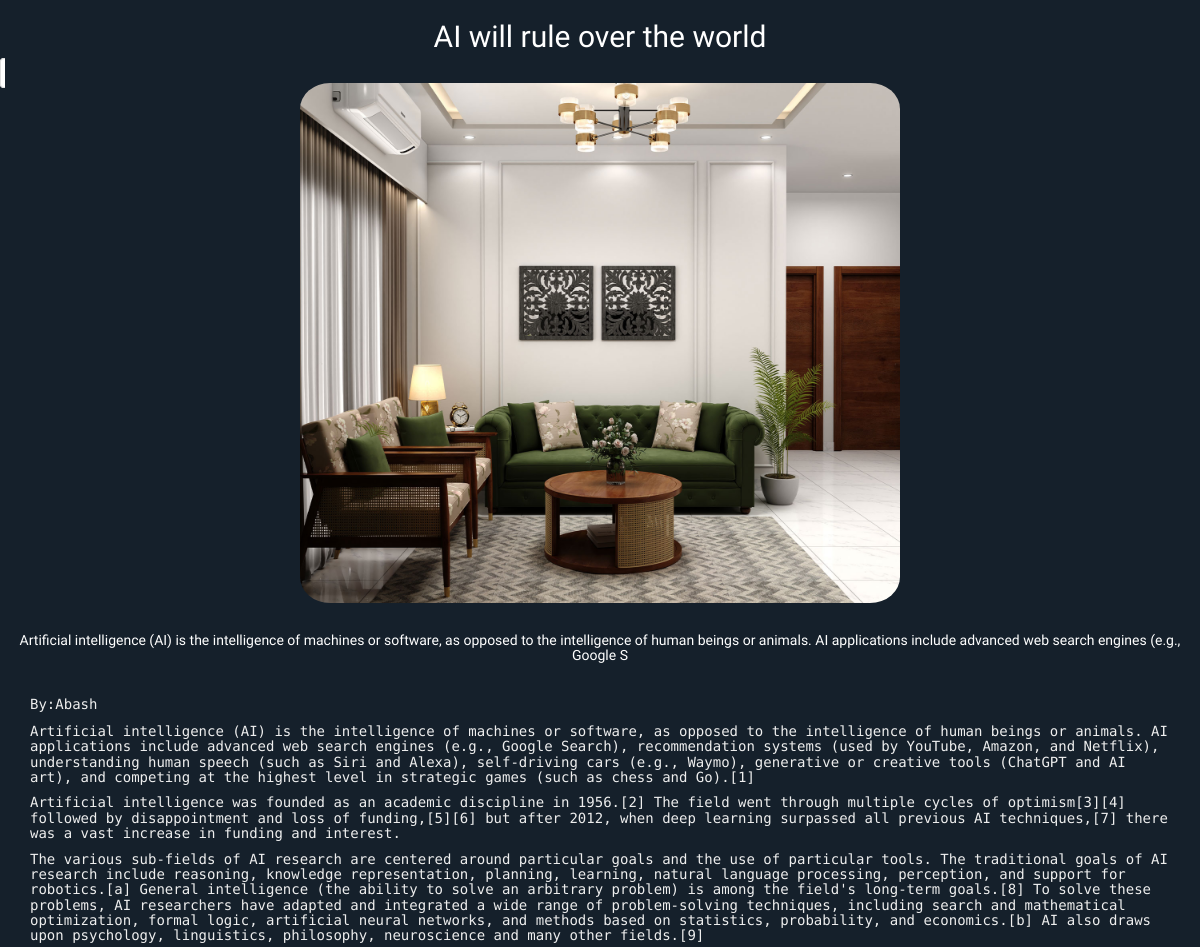
Page /project/2 (upper part) on the earlier database version.
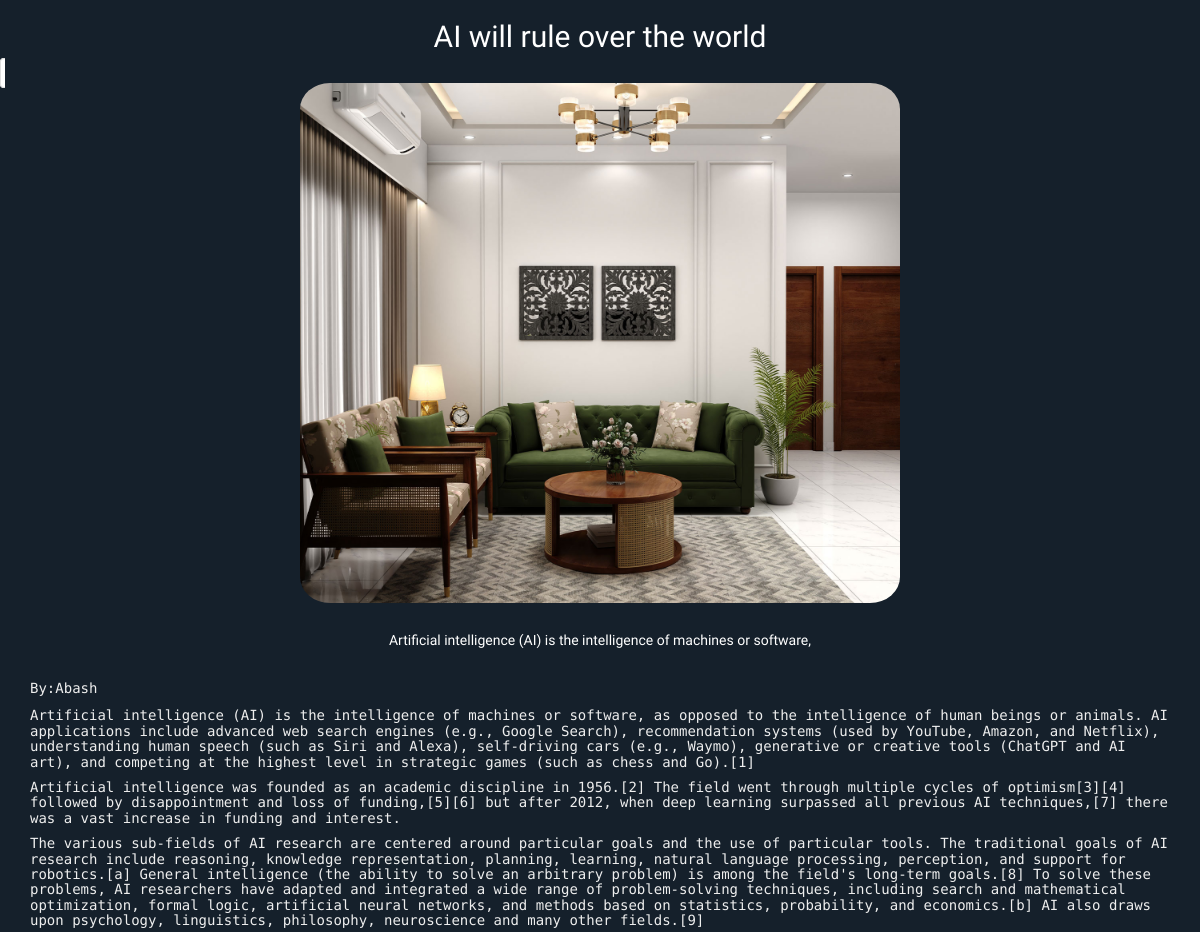
Same page on the later database version.
### webmodels/models.py (models this page shows, shortened)
class Project(models.Model):
    title = models.CharField(max_length=200)
    image = models.ImageField(null=True,blank=True,upload_to="images",default="images/default.jpg")
    subtitle = models.CharField(max_length=200,default='By Abash')
    body = models.TextField(null=True,blank=True)

### abashshah/views.py (the view)
# urls.py: path('project/<int:x>', views.project, name='project'), #particular project
def project(request,x):
    project = Project.objects.get(id=x)
    context = {
        'project':project
    }
    return render(request,'project.html',context)

### templates/project.html
{% extends 'base/master.html'%}
{% load static %}
{% block content %}
<div class="main-container">
    <div class="row">
        <h2 style="text-align: center;">{{project.title}}</h2>
    </div>
</div>
<div class="thumbnail">
    <a href="#" target="_blank">
        <img src="{{project.image.url}}" alt="Image related to title"
            style="border-radius: 5%; width: 50%;height: auto;">
    </a>
    <br />
    <h5 style="text-align: center;">{{project.subtitle}}</h5>
    <br />
    <div class="main-container">
        <p>By:Abash</p>
        <h5>{{project.body|linebreaks}}</h5>
    </div>
</div>
{% endblock %}

Differences in the rows shown:
changed Project "AI will rule over the world": subtitle "…of machines or software, as opposed to the intelligence of human beings or animals. AI applications include advanced web search engines (e.g., Google S" → "Artificial intelligence (AI) is the intelligence of machines or software,"
